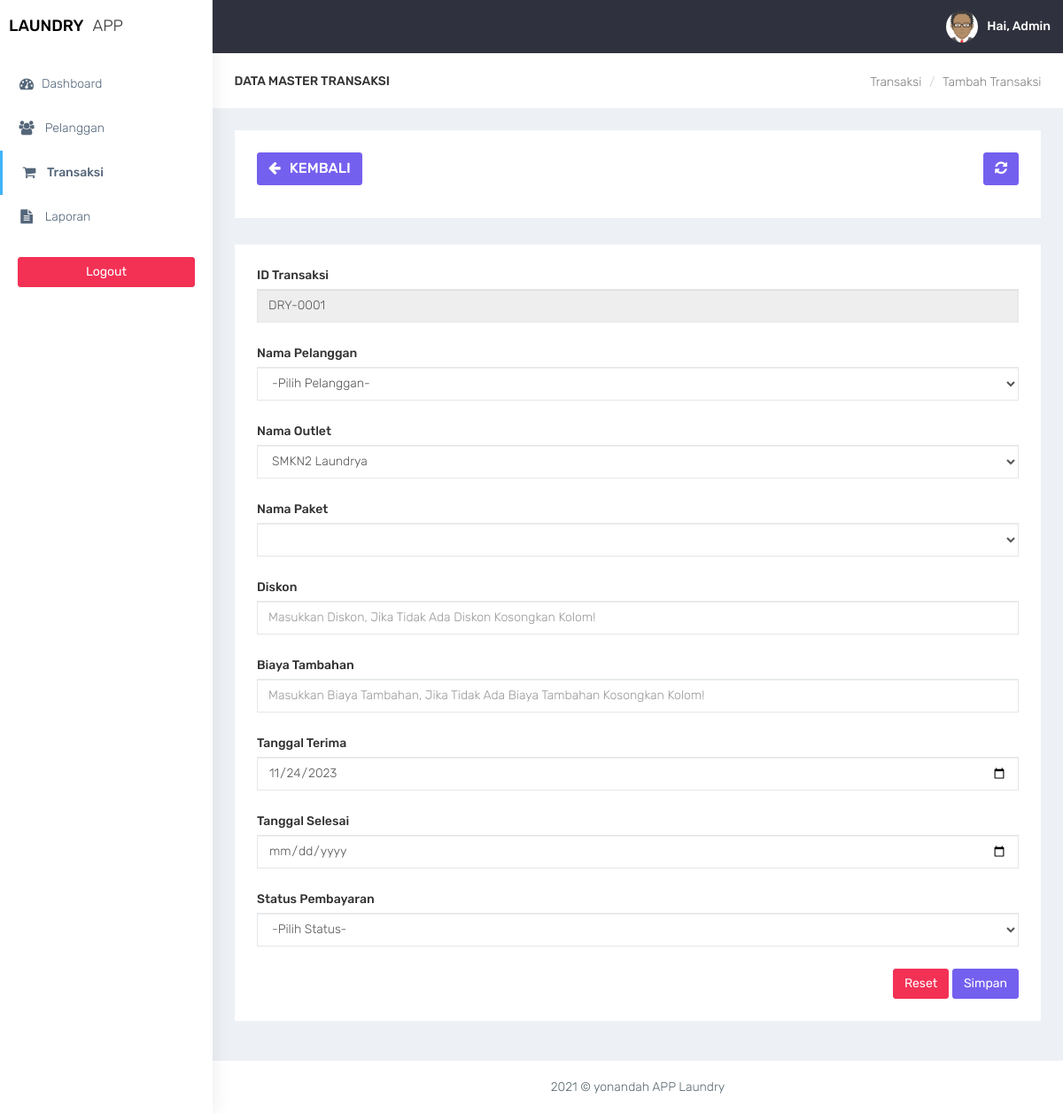
The page /transaksi_tambahk.php (signed in) on the database its author committed.
### tables this page shows
CREATE TABLE `tb_user` (
  `id` int(11) NOT NULL,
  `username` varchar(100) NOT NULL,
  `nama_user` varchar(255) NOT NULL,
  `password` varchar(100) NOT NULL,
  `id_outlet` varchar(20) NOT NULL,
  `level` varchar(30) NOT NULL,
  `foto` varchar(255) NOT NULL
);

CREATE TABLE `tb_laundry` (
  `id_laundry` int(11) NOT NULL,
  `id_pelanggan` varchar(15) NOT NULL,
  `id_outlet` varchar(20) NOT NULL,
  `kode_user` int(11) NOT NULL,
  `tanggal_terima` date NOT NULL,
  `tanggal_selesai` date NOT NULL,
  `id_paket` varchar(20) NOT NULL,
  `kg` int(5) NOT NULL,
  `nominal` int(20) NOT NULL,
  `diskon` int(5) NOT NULL,
  `biaya_tambahan` int(20) NOT NULL,
  `proses` varchar(50) NOT NULL,
  `status` varchar(20) NOT NULL
);

### transaksi_tambahk.php (the view, shortened to what this page needs)
<?php
$title = 'transaksi';
include "koneksi2.php";
require 'koneksi.php';
$tgl_pinjam = date("Y-m-d");
$sql = $koneksi->query("select id_laundry from tb_laundry order by id_laundry desc");
$data = $sql->fetch_assoc();
$id_laundry = $data['id_laundry'];
$urut = substr($id_laundry, 4, 4);
$tambah = (int) $urut + 1;
if (strlen($tambah) == 1) {
    $format = "DRY-" . "000" . $tambah;
} elseif (strlen($tambah) == 2) {
    $format = "DRY-" . "00" . $tambah;
} elseif (strlen($tambah) == 3) {
    $format = "DRY-" . "0" . $tambah;
} else {
    $format = "DRY-" . $tambah;
}
require 'layout_header_kasir.php';
?>
<div class="container-fluid">
    <div class="row bg-title">
        <div class="col-lg-3 col-md-4 col-sm-4 col-xs-12">
            <h4 class="page-title">Data Master Transaksi</h4>
        </div>
        <div class="col-lg-9 col-sm-8 col-md-8 col-xs-12">
            <ol class="breadcrumb">
                <li><a href="transaksi.php">Transaksi</a></li>
                <li><a href="#">Tambah Transaksi</a></li>
            </ol>
        </div>
    </div>
    <div class="row">
        <div class="col-md-12 col-lg-12 col-sm-12 col-xs-12">
            <div class="white-box">
                <div class="row">
                    <div class="col-md-6">
                        <a href="javascript:void(0)" onclick="window.history.back();" class="btn btn-primary box-title"><i class="fa fa-arrow-left fa-fw"></i> Kembali</a>
                    </div>
                    <div class="col-md-6 text-right">
                        <button id="btn-refresh" class="btn btn-primary box-title text-right" title="Refresh Data"><i class="fa fa-refresh" id="ic-refresh"></i></button>
                    </div>
                </div>
            </div>
        </div>
    </div>
    <div class="row">
        <div class="col-md-12 col-lg-12 col-sm-12 col-xs-12">
            <div class="white-box">
                <form method="POST">
                    <div class="form-group">
                        <label>ID Transaksi</label>
                        <input type="text" class="form-control" value="<?php echo $format; ?>" name="id_laundry" readonly placeholder="Masukkan Biaya Tambahan, Jika Tidak Ada Biaya Tambahan Kosongkan Kolom!">
                    </div>
                    <div class="form-group">
                        <label>Nama Pelanggan</label>
                        <select class="form-control select2" style="width: 100%;" name="pelanggan" required>
                            <option selected disabled>-Pilih Pelanggan-</option>
                        </select>
                    </div>
                    <div class="form-group">
                        <label>Nama Outlet</label>
                        <select class="form-control" name="outlet" id="outlet">
                            <?php
                            include "koneksi3.php";
                            $sql = "select * from tb_outlet";
                            $hasil = mysqli_query($kon, $sql);
                            while ($data = mysqli_fetch_array($hasil)) {
                            ?>
                                <option value="<?php echo $data['kode_outlet']; ?>"><?php echo $data['nama_outlet']; ?></option>
                            <?php
                            }
                            ?>
                        </select>
                    </div>
                    <div class="form-group">
                        <label>Nama Paket</label>
                        <select class="form-control" name="paket" id="paket">
                        </select>
                    </div>
                    <div class="form-group">
                        <label>Diskon</label>
                        <input type="number" class="form-control" name="diskon" placeholder="Masukkan Diskon, Jika Tidak Ada Diskon Kosongkan Kolom!">
                    </div>
                    <div class="form-group">
                        <label>Biaya Tambahan</label>
                        <input type="number" class="form-control" name="biaya_tambahan" placeholder="Masukkan Biaya Tambahan, Jika Tidak Ada Biaya Tambahan Kosongkan Kolom!">
                    </div>
                    <div class="form-group">
                        <label>Tanggal Terima</label>
                        <input type="date" class="form-control" name="tgl_terima" value="<?php echo $tgl_pinjam ?>">
                    </div>
                    <div class="form-group">
                        <label>Tanggal Selesai</label>
                        <input type="date" class="form-control" name="tgl_selesai">
                    </div>
                    <div class="form-group">
                        <label>Status Pembayaran</label>
                        <select class="form-control select2" style="width: 100%;" name="status" required>
                            <option selected disabled>-Pilih Status-</option>
                        </select>
                    </div>
                    <div class="text-right">
                        <button type="reset" class="btn btn-danger">Reset</button>
                        <button type="submit" name="simpan" class="btn btn-primary">Simpan</button>
                    </div>
                </form>
            </div>
        </div>
    </div>
</div>
<?php
require 'layout_footer_kasir.php';
?>

### layout_header_kasir.php (shortened to what this page needs)
<!DOCTYPE html>
<html lang="en">
<head>
    <link href="assets/bootstrap/dist/css/bootstrap.min.css" rel="stylesheet">
    <link href="assets/plugins/bower_components/sidebar-nav/dist/sidebar-nav.min.css" rel="stylesheet">
    <link href="assets/plugins/bower_components/toast-master/css/jquery.toast.css" rel="stylesheet">
    <link href="assets/plugins/bower_components/morrisjs/morris.css" rel="stylesheet">
    <link href="assets/plugins/bower_components/chartist-js/dist/chartist.min.css" rel="stylesheet">
    <link href="assets/plugins/bower_components/chartist-plugin-tooltip-master/dist/chartist-plugin-tooltip.css" rel="stylesheet">
    <link rel="stylesheet" href="plugins/select2/select2.min.css">
    <link href="assets/css/animate.css" rel="stylesheet">
    <link href="assets/css/style.css" rel="stylesheet">
    <link href="assets/css/colors/default.css" id="theme" rel="stylesheet">
    <link rel="stylesheet" type="text/css" href="assets/DataTables/datatables.min.css" />
</head>
<body class="fix-header">
    <div id="wrapper">
        <nav class="navbar navbar-default navbar-static-top m-b-0">
            <div class="navbar-header">
                <div class="top-left-part">
                    <a class="logo" href="index.php">
                        <b style="color:black">
                            LAUNDRY
                        </b>
                        <span class="hidden-xs text-dark">
                            APP
                        </span>
                    </a>
                </div>
                <ul class="nav navbar-top-links navbar-right pull-right">
                    <?php
                    include "koneksi2.php";
                    if ($_SESSION['admin']) {
                        $user = $_SESSION['admin'];
                    } elseif ($_SESSION['kasir']) {
                        $user = $_SESSION['kasir'];
                    } elseif ($_SESSION['owner']) {
                        $user = $_SESSION['owner'];
                    }
                    $sql_user = $conn->query("select * from tb_user where id='$user'");
                    $data_user = $sql_user->fetch_assoc();
                    $nama = $data_user['nama_user'];
                    ?>
                    <li>
                        <a class="profile-pic" href="#"> <img src="images/<?php echo $data_user['foto'] ?>" alt="user-img" width="36" class="img-circle"><b class="hidden-xs">Hai, <?php echo $nama; ?></b></a>
                    </li>
                </ul>
            </div>
        </nav>
        <div class="navbar-default sidebar" role="navigation">
            <div class="sidebar-nav slimscrollsidebar">
                <div class="sidebar-head">
                    <h3><span class="fa-fw open-close"><i class="ti-close ti-menu"></i></span> <span class="hide-menu">Navigation</span></h3>
                </div>
                <ul class="nav" id="side-menu">
                    <li style="padding: 70px 0 0;">
                        <a href="dashboardd.php" class="waves-effect <?php if ($title == 'dashboard') {
                                                                            echo 'active';
                                                                        } ?>"><i class="fa fa-tachometer fa-fw" aria-hidden="true"></i>Dashboard</a>
                    </li>
                    <li>
                        <a href="pelanggank.php" class="waves-effect <?php if ($title == 'pelanggan') {
                                                                            echo 'active';
                                                                        } ?>"><i class="fa fa-users fa-fw" aria-hidden="true"></i> Pelanggan</a>
                    </li>
                    <li>
                        <a href="transaksik.php" class="waves-effect <?php if ($title == 'transaksi') {
                                                                            echo 'active';
                                                                        } ?>"><i class="fa fa-shopping-cart fa-fw" aria-hidden="true"></i> Transaksi</a>
                    </li>
                    <li>
                        <a href="laporank.php" class="waves-effect <?php if ($title == 'laporan') {
                                                                        echo 'active';
                                                                    } ?>"><i class="fa fa-file-text fa-fw" aria-hidden="true"></i> Laporan</a>
                    </li>
                </ul>
                <div class="center p-20">
                    <a href="logout.php" class="btn btn-danger btn-block waves-effect waves-light">Logout</a>
                </div>
            </div>
        </div>
        <div id="page-wrapper">

### assets/css/colors/default.css (style rules this page uses)
body { background: #fff; }
.top-left-part { background: #fff; }
.navbar-header { background: #2f323e; }
.navbar-top-links > li > a { color: #ffffff; }
.sidebar .sidebar-head { background: #ffffff; }
.sidebar .sidebar-head h3 { color: #686868; }
.sidebar { background: #fff; box-shadow: 1px 0px 20px rgba(0, 0, 0, 0.08); }
#side-menu li a { color: #54667a; }
#side-menu li a { color: #54667a; border-left: 0px solid #fff; }
#side-menu > li > a { border-left: 3px solid transperant; }
#side-menu > li > a.active { background: transperant; color: #54667a; border-left: 3px solid #41b3f9; font-weight: 500; }

### rows shown on the page
tb_user: foto (placeholder picture), nama_user "Admin"
tb_laundry: id_laundry "DRY-0001"

### other values the page prints
form field outlet "SMKN2 Laundrya"
